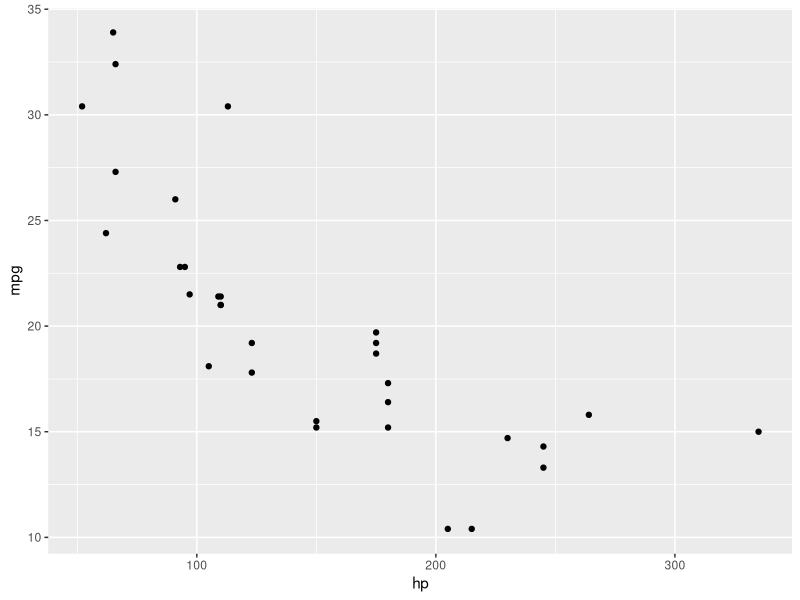
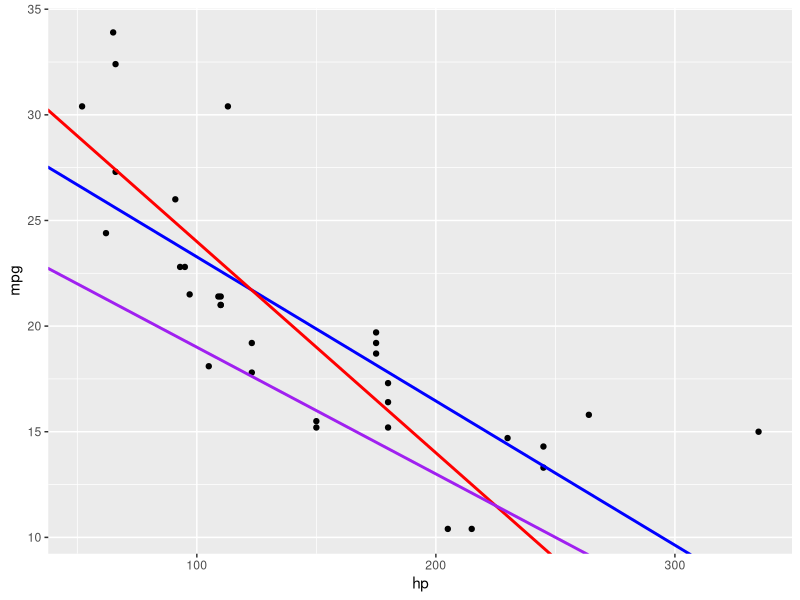
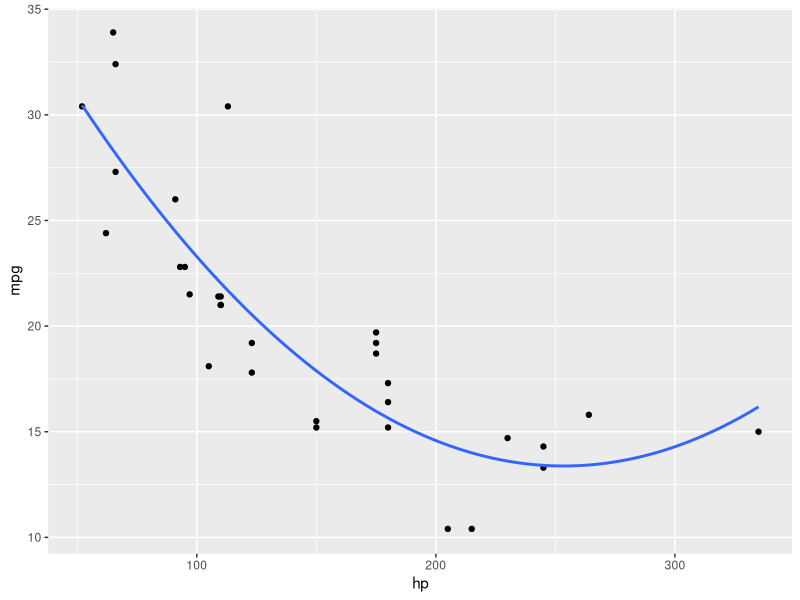
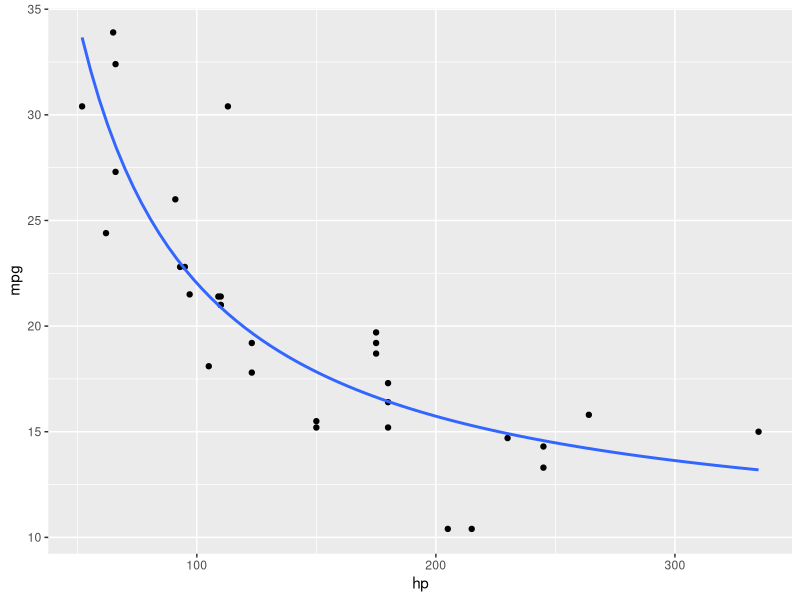

These charts were generated, in order, by the following R code:
## ---- chunk 1
knitr::opts_chunk$set(echo = FALSE, warning = F, message = F)
## ---- chunk 2
library(tidyverse)
library(kableExtra)
dane <- mtcars
head(dane) %>% 
    kbl() %>% 
  kable_styling() %>% 
  column_spec(c(3:12), background = "green")
  
## ---- chunk 3
head(dane) %>% 
    kbl() %>% 
  kable_styling() %>% 
  column_spec(2, background = "green")
## ---- chunk 4
ggplot(dane,aes(y = mpg, x = hp))+
  geom_point()
## ---- chunk 5
mod <- lm(dane$mpg~dane$hp,dane)
## ---- chunk 6
ggplot(dane,aes(y = mpg, x = hp))+
  geom_point()+
  #stat_smooth(method = "lm", se = F)+
  geom_abline(intercept = 30.09886, slope = -0.06823, color = "blue", size = 1)+
  geom_abline(intercept = 34, slope = -0.1,color = "red", size = 1)+
  geom_abline(intercept = 25, slope = -0.06,color = "purple", size = 1)
## ---- chunk 7
mod2 <- lm(mpg ~ poly(hp,2), dane)
#summary(mod2)
## ---- chunk 8
ggplot(dane,aes(y = mpg, x = hp))+
  geom_point()+
  stat_smooth(method = "lm", formula = y~poly(x,degree = 2), se=F)
## ---- chunk 9
ggplot(dane,aes(y = mpg, x = hp))+
  geom_point()+
  stat_smooth(method = "lm", formula = y~I(1/x), se=F)
## ---- chunk 10
mod2 <- lm(mpg ~ I(1/hp), dane)
#summary(mod2)
## ---- chunk 11
mod3 <- lm(mpg~hp+disp+qsec+wt+drat, dane)
#summary(mod3)
